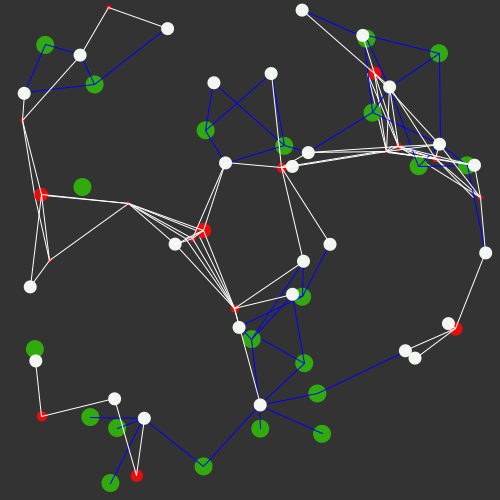
Frame 1 (no input)
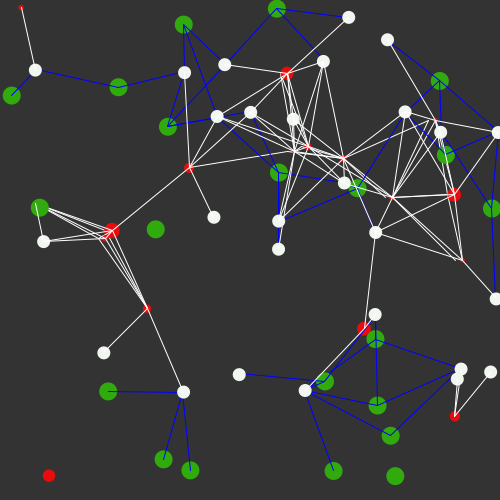
Frame 60 (the mouse pressed at the canvas centre just before this capture)
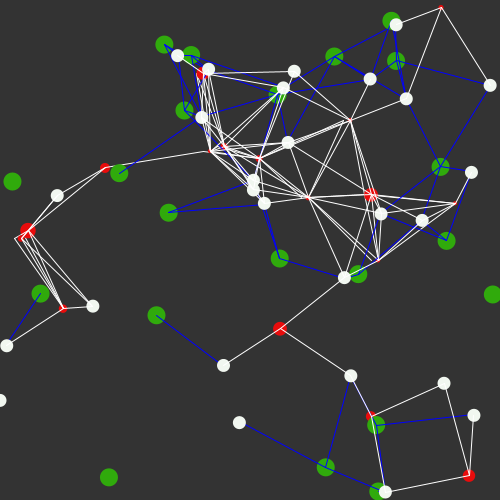
Frame 120 (the mouse held since frame 60 and released just before this capture)

The Processing sketch that drew these frames (run headless with seeded random() and noise(); from frame 60 on, the mouse is pressed at the canvas centre):

// Processing sketch: processing_85581
// ── processing_85581.pde

int NUM_THINGS = 17;
Thing[] things = new Thing[NUM_THINGS];
int NUM_THINGS2 = 21;
Thing2[] things2 = new Thing2[NUM_THINGS2];
int NUM_THINGS3 = 27;
Thing3[] things3 = new Thing3[NUM_THINGS3];

void setup() 
{
  size(500, 500); 
  smooth();
  for (int i = 0; i < NUM_THINGS; i++) 
  {
    things[i] = new Thing();   
    things[i].x = random(0, width);
    things[i].y = random(0, height);
    things[i].direction = random(0,0);
  }
  for (int i = 0; i < NUM_THINGS2; i++) 
  {
    things2[i] = new Thing2();   
    things2[i].x = random(3, width);
    things2[i].y = random(3, height);
    things2[i].direction = random(0,0);
  }
  for (int i = 0; i < NUM_THINGS3; i++) 
  {
    things3[i] = new Thing3(); 
    things3[i].x = random(0, width);
    things3[i].y = random(0, height);
    things3[i].direction = random(0, 360);
  }
}
void draw() 
  { 
  background(51,51,51);
  for (int i = 0; i < NUM_THINGS; i++)
  {
    things[i].update();
  }
  for (int i = 0; i < NUM_THINGS2; i++)
  {
    things2[i].update();
  }
  for (int i = 0; i < NUM_THINGS3; i++)
  {
    things3[i].update();
  }
}
class Thing
{
  float myDiameter = random(4, 17);
  float x = width;
  float y = height;
  color col = #E80C0C;
  float speed = 7;
  float direction = 0;
  float force = 60;
  Thing()
  {
  }
  void update()
  {   
    float dX = cos(radians(direction))*speed;
    float dY = sin(radians(direction))*speed;
    x = x + dX;
    y = y + dY;
    if (x > width)
    {
      x = 0;
    }
    if (x < 0)
    {
      x = width;
    }
    if (y > height)
    {
      y = 0;
    }
    if (y < 0)
    {
      y = height;
    }
    fill(col);
    noStroke();
    ellipse(x, y, myDiameter, myDiameter);
    for (int i = 0; i < NUM_THINGS; i++)
    {
      Thing other = things[i];
      if (this != other)
      {
        if (dist(x, y, other.x, other.y)<100)
        {
          stroke(255);
          line(x, y, other.x, other.y);
        }
      }
    }
  }
}
class Thing2
{
  float myDiameter = 18;
  float x = width;
  float y = height;
  color col = #30AA0C;
  float speed = 1.5;
  float direction = 0;
  float force = 1;
  Thing2()
  {
  }
  void update()
  {
    float dX = cos(radians(direction))*speed;
    float dY = sin(radians(direction))*speed;
    x = x + dX;
    y = y + dY;
    direction++;
    if (x > width)
    {
      x = 0;
    }
    if (x < 0)
    {
      x = width;
    }
    if (y > height)
    {
      y = 0;
    }
    if (y < 0)
    {
      y = height;
    }
    fill(col);
    noStroke();
    ellipse(x, y, myDiameter, myDiameter);
    for (int i = 0; i < NUM_THINGS2; i++)
    {
      Thing3 other = things3[i];
      {
        if (dist(x, y, other.x, other.y)<100)
        {
          stroke(0,0,255);
          line(x, y, other.x, other.y);
        }
      }
    }
  }
}
class Thing3
{
  float myDiameter = 13;
  float x = width;
  float y = height;
  color col = #F1F7F0;
  float speed = 0.8;
  float direction = 0;
  Thing3()
  {
  }
  void update()
  {
    float dX = cos(radians(direction))*speed;
    float dY = sin(radians(direction))*speed;
    x = x + dX;
    y = y + dY;
    if (x > width)
    {
      x = 0;
    }
    if (x < 0)
    {
      x = width;
    }
    if (y > height)
    {
      y = 0;
    }
    if (y < 0)
    {
      y = height;
    }
    fill(col);
    noStroke();
    ellipse(x, y, myDiameter, myDiameter);
    for (int i = 0; i < NUM_THINGS; i++)
    {
      Thing other = things[i];
      {
       if (dist(x, y, other.x, other.y)<100)
        {
          stroke(255);
          line(x, y, other.x, other.y);
        }
      }
    }
   }
 }
